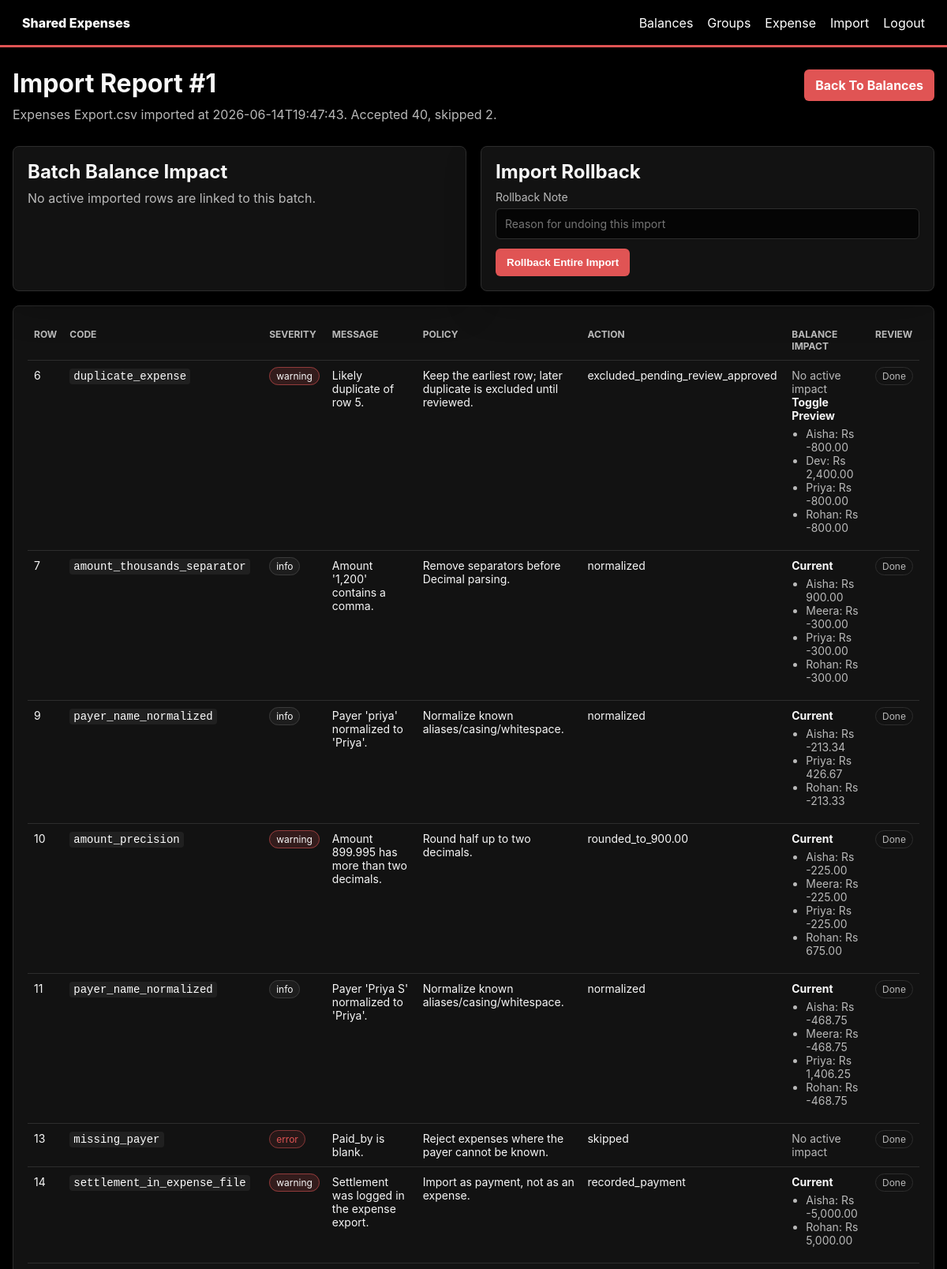
The app's page /import/1 (signed in, upper part) with its own data.
### tables this page shows
CREATE TABLE import_batches (
                id INTEGER PRIMARY KEY,
                filename TEXT NOT NULL,
                imported_at TEXT NOT NULL,
                accepted_rows INTEGER NOT NULL,
                skipped_rows INTEGER NOT NULL
            , group_id INTEGER, rolled_back_at TEXT, rolled_back_by TEXT, rollback_note TEXT);

CREATE TABLE import_anomalies (
                id INTEGER PRIMARY KEY,
                batch_id INTEGER NOT NULL REFERENCES import_batches(id),
                row_number INTEGER NOT NULL,
                code TEXT NOT NULL,
                severity TEXT NOT NULL,
                message TEXT NOT NULL,
                policy TEXT NOT NULL,
                action TEXT NOT NULL,
                review_required INTEGER NOT NULL DEFAULT 0
            , resolved_at TEXT, resolved_action TEXT, resolution_note TEXT);

CREATE TABLE expense_splits (
                id INTEGER PRIMARY KEY,
                expense_id INTEGER NOT NULL REFERENCES expenses(id) ON DELETE CASCADE,
                person_name TEXT NOT NULL,
                share_cents INTEGER NOT NULL,
                basis TEXT NOT NULL
            );

CREATE TABLE expenses (
                id INTEGER PRIMARY KEY,
                group_id INTEGER NOT NULL REFERENCES groups(id),
                source_row INTEGER,
                expense_date TEXT NOT NULL,
                description TEXT NOT NULL,
                paid_by TEXT NOT NULL,
                amount_original_cents INTEGER NOT NULL,
                currency TEXT NOT NULL,
                fx_rate TEXT NOT NULL,
                amount_inr_cents INTEGER NOT NULL,
                split_type TEXT NOT NULL,
                status TEXT NOT NULL DEFAULT 'accepted',
                notes TEXT
            , category TEXT NOT NULL DEFAULT 'Uncategorized', batch_id INTEGER);

CREATE TABLE payments (
                id INTEGER PRIMARY KEY,
                group_id INTEGER NOT NULL REFERENCES groups(id),
                source_row INTEGER,
                payment_date TEXT NOT NULL,
                paid_by TEXT NOT NULL,
                paid_to TEXT NOT NULL,
                amount_inr_cents INTEGER NOT NULL,
                notes TEXT
            , batch_id INTEGER);

### app.py (the view)
@app.route("/import/<int:batch_id>")
@login_required
def import_report(batch_id):
    with db() as conn:
        batch = conn.execute("SELECT * FROM import_batches WHERE id=?", (batch_id,)).fetchone()
        anomalies = conn.execute("SELECT * FROM import_anomalies WHERE batch_id=? ORDER BY row_number, id", (batch_id,)).fetchall()
    if not batch:
        flash("Import batch not found.", "error")
        return redirect(url_for("dashboard"))
    impacts = {a["id"]: row_impact(batch["group_id"] or 1, a["row_number"]) for a in anomalies}
    impact = batch_impact(batch_id)
    return render_template("import_report.html", batch=batch, anomalies=anomalies, impacts=impacts, impact=impact)

### app.py (called while the page is built)
def money(value: Decimal | str | int | float) -> Decimal:
    return Decimal(str(value)).quantize(MONEY, rounding=ROUND_HALF_UP)

def from_cents(value: int) -> Decimal:
    return money(Decimal(value) / 100)

@contextmanager
def db():
    conn = sqlite3.connect(DB_PATH)
    conn.row_factory = sqlite3.Row
    conn.execute("PRAGMA foreign_keys = ON")
    try:
        yield conn
        conn.commit()
    except Exception:
        conn.rollback()
        raise
    finally:
        conn.close()

def login_required(view):
    @wraps(view)
    def wrapped(*args, **kwargs):
        if "user_id" not in session:
            return redirect(url_for("login"))
        return view(*args, **kwargs)
    return wrapped

def balance_delta_for_expense(expense, splits) -> dict[str, int]:
    if not expense or expense["status"] != "accepted":
        return {}
    delta = defaultdict(int)
    delta[expense["paid_by"]] += expense["amount_inr_cents"]
    for split in splits:
        delta[split["person_name"]] -= split["share_cents"]
    return dict(delta)

def balance_delta_for_payment(payment) -> dict[str, int]:
    if not payment:
        return {}
    return {
        payment["paid_by"]: payment["amount_inr_cents"],
        payment["paid_to"]: -payment["amount_inr_cents"],
    }

def batch_impact(batch_id: int):
    delta = defaultdict(int)
    with db() as conn:
        expenses = conn.execute("SELECT * FROM expenses WHERE batch_id=? AND status='accepted'", (batch_id,)).fetchall()
        payments = conn.execute("SELECT * FROM payments WHERE batch_id=?", (batch_id,)).fetchall()
        for expense in expenses:
            splits = conn.execute("SELECT * FROM expense_splits WHERE expense_id=?", (expense["id"],)).fetchall()
            for person, amount in balance_delta_for_expense(expense, splits).items():
                delta[person] += amount
        for payment in payments:
            for person, amount in balance_delta_for_payment(payment).items():
                delta[person] += amount
    return {person: from_cents(amount) for person, amount in sorted(delta.items())}

@app.template_filter("rupees")
def rupees(value):
    return f"Rs {value:,.2f}"
    return f"₹{value:,.2f}"

### templates/import_report.html (shortened to what this page needs)
{% extends "base.html" %}
{% block content %}
<div class="heading">
  <div>
    <h1>Import Report #{{ batch.id }}</h1>
    <p>{{ batch.filename }} imported at {{ batch.imported_at }}. Accepted {{ batch.accepted_rows }}, skipped {{ batch.skipped_rows }}.</p>
  </div>
  <a class="button" href="{{ url_for('dashboard') }}">Back To Balances</a>
</div>
<section class="grid two">
  <div class="panel">
    <h2>Batch Balance Impact</h2>
    {% if impact %}
      <table>
        <tr><th>Person</th><th>Net Change</th></tr>
        {% for person, amount in impact.items() %}
          <tr><td>{{ person }}</td><td class="{{ 'positive' if amount > 0 else 'negative' if amount < 0 else '' }}">{{ amount|rupees }}</td></tr>
        {% endfor %}
      </table>
    {% else %}
      <p>No active imported rows are linked to this batch.</p>
    {% endif %}
  </div>
  <div class="panel">
    <h2>Import Rollback</h2>
    {% if batch.rolled_back_at %}
      <p>This import has already been rolled back.</p>
    {% else %}
      <form method="post" action="{{ url_for('rollback_import', batch_id=batch.id) }}">
        <label>Rollback Note
          <input name="rollback_note" placeholder="Reason for undoing this import">
        </label>
        <button type="submit">Rollback Entire Import</button>
      </form>
    {% endif %}
  </div>
</section>
<section class="panel">
  <table>
    <tr><th>Row</th><th>Code</th><th>Severity</th><th>Message</th><th>Policy</th><th>Action</th><th>Balance Impact</th><th>Review</th></tr>
    {% for a in anomalies %}
      {% set row_impact = impacts[a.id] %}
      <tr>
        <td>{{ a.row_number }}</td>
        <td><code>{{ a.code }}</code></td>
        <td><span class="pill {{ a.severity }}">{{ a.severity }}</span></td>
        <td>{{ a.message }}</td>
        <td>{{ a.policy }}</td>
        <td>{{ a.action }}</td>
        <td>
          {% if row_impact.current %}
            <strong>Current</strong>
            <ul class="compact-list">
              {% for person, amount in row_impact.current.items() %}
                <li>{{ person }}: {{ amount|rupees }}</li>
              {% endfor %}
            </ul>
          {% else %}
            <span class="muted">No active impact</span>
          {% endif %}
          {% if row_impact.preview %}
            <strong>Toggle Preview</strong>
            <ul class="compact-list">
              {% for person, amount in row_impact.preview.items() %}
                <li>{{ person }}: {{ amount|rupees }}</li>
              {% endfor %}
            </ul>
          {% endif %}
        </td>
        <td>
          {% if a.review_required %}
            <form method="post" action="{{ url_for('resolve_anomaly', anomaly_id=a.id) }}" class="resolve-form">
              <select name="resolution_action">
                <option value="approve">Approve cleanup</option>
                <option value="accept_row">Include row</option>
                <option value="exclude_row">Exclude row</option>
                <option value="correct_payer">Correct payer</option>
                <option value="change_currency">Change currency/amount</option>
                <option value="merge_duplicate">Merge duplicate</option>
              </select>
              <input name="new_payer" placeholder="New payer">
              <div class="mini-grid">
                <select name="currency">
                  <option value="INR">INR</option>
                  <option value="USD">USD</option>
                </select>
                <input name="amount" type="number" step="0.01" placeholder="Amount">
              </div>
              <div class="mini-grid">
                <input name="keep_expense_id" placeholder="Keep expense ID">
                <input name="drop_expense_id" placeholder="Drop expense ID">
              </div>
              <input name="resolution_note" placeholder="Resolution note">
              <button type="submit">Apply</button>
            </form>
          {% else %}
            <span class="pill">Done</span>
          {% endif %}
        </td>
      </tr>
    {% endfor %}
  </table>
</section>
{% endblock %}

### static/styles.css (style rules this page uses)
:root { --ink: #f7f7f7; --muted: #b9b9b9; --line: #2d2d2d; --panel: #121212; --panel-soft: #191919; --bg: #000000; --accent: #E05454; --accent-dark: #b93f3f; --danger: #E05454; --good: #f7f7f7; }
* { box-sizing: border-box; }
body { margin: 0; font-family: Inter, Segoe UI, Arial, sans-serif; color: var(--ink); background: var(--bg); }
a { color: var(--accent); text-decoration: none; }
.heading { display: flex; justify-content: space-between; align-items: start; gap: 20px; margin-bottom: 18px; }
h1, h2 { margin: 0 0 10px; line-height: 1.15; }
p { color: var(--muted); margin: 0 0 12px; }
.muted { color: var(--muted); }
.grid { display: grid; gap: 18px; margin-bottom: 18px; }
.two { grid-template-columns: repeat(2, minmax(0, 1fr)); }
.panel { background: var(--panel); border: 1px solid var(--line); box-shadow: 0 18px 45px rgba(0, 0, 0, 0.28); border-radius: 8px; padding: 18px; overflow-x: auto; }
label { display: grid; gap: 6px; color: var(--muted); font-size: 14px; margin-bottom: 12px; }
input, select { width: 100%; border: 1px solid var(--line); border-radius: 6px; padding: 10px 11px; font: inherit; color: var(--ink); background: #050505; }
button, .button { border: 0; border-radius: 6px; background: var(--accent); color: #fff; padding: 10px 14px; font-weight: 700; cursor: pointer; display: inline-block; }
table { width: 100%; border-collapse: collapse; font-size: 14px; }
th, td { text-align: left; border-bottom: 1px solid var(--line); padding: 10px 8px; vertical-align: top; }
th { color: var(--muted); font-size: 12px; text-transform: uppercase; }
.pill { border: 1px solid var(--line); border-radius: 999px; padding: 3px 8px; font-size: 12px; color: var(--muted); }
.pill.warning { color: #f7f7f7; border-color: rgba(224, 84, 84, 0.55); background: rgba(224, 84, 84, 0.16); }
.pill.error { color: var(--danger); border-color: rgba(224, 84, 84, 0.5); background: rgba(224, 84, 84, 0.1); }
.pill.info { color: #f7f7f7; border-color: #3a3a3a; background: #1d1d1d; }
.compact-list { margin: 6px 0 10px; padding-left: 18px; color: var(--muted); }
code { background: #202020; color: #fff; padding: 2px 5px; border-radius: 4px; }

### records on screen
import_batches: id "1", filename "Expenses Export.csv", imported_at "2026-06-14T19:47:43", accepted_rows "40", skipped_rows "2"
import_anomalies: row_number "6", code "duplicate_expense", severity "warning", message "Likely duplicate of row 5.", policy "Keep the earliest row; later duplicate is excluded until reviewed.", action "excluded_pending_review_approved", shows "No active impact", review_required "Done"
expense_splits: person_name "Aisha", amount "Rs -800.00"
expenses: paid_by "Dev", amount "Rs 2,400.00"
expense_splits: person_name "Priya", amount "Rs -800.00"
expense_splits: person_name "Rohan", amount "Rs -800.00"
import_anomalies: row_number "7", code "amount_thousands_separator", severity "info", message "Amount '1,200' contains a comma.", policy "Remove separators before Decimal parsing.", action "normalized", review_required "Done"
expenses: paid_by "Aisha", amount "Rs 900.00"
expense_splits: person_name "Meera", amount "Rs -300.00"
expense_splits: person_name "Priya", amount "Rs -300.00"
expense_splits: person_name "Rohan", amount "Rs -300.00"
import_anomalies: row_number "9", code "payer_name_normalized", severity "info", message "Payer 'priya' normalized to 'Priya'.", policy "Normalize known aliases/casing/whitespace.", action "normalized", review_required "Done"
expense_splits: person_name "Aisha", amount "Rs -213.34"
expenses: paid_by "Priya", amount "Rs 426.67"
expense_splits: person_name "Rohan", amount "Rs -213.33"
import_anomalies: row_number "10", code "amount_precision", severity "warning", message "Amount 899.995 has more than two decimals.", policy "Round half up to two decimals.", action "rounded_to_900.00", review_required "Done"
expense_splits: person_name "Aisha", amount "Rs -225.00"
expense_splits: person_name "Meera", amount "Rs -225.00"
expense_splits: person_name "Priya", amount "Rs -225.00"
expenses: paid_by "Rohan", amount "Rs 675.00"
import_anomalies: row_number "11", code "payer_name_normalized", severity "info", message "Payer 'Priya S' normalized to 'Priya'.", policy "Normalize known aliases/casing/whitespace.", action "normalized", review_required "Done"
expense_splits: person_name "Aisha", amount "Rs -468.75"
expense_splits: person_name "Meera", amount "Rs -468.75"
expenses: paid_by "Priya", amount "Rs 1,406.25"
expense_splits: person_name "Rohan", amount "Rs -468.75"
import_anomalies: row_number "13", code "missing_payer", severity "error", message "Paid_by is blank.", policy "Reject expenses where the payer cannot be known.", action "skipped", shows "No active impact", review_required "Done"
import_anomalies: row_number "14", code "settlement_in_expense_file", severity "warning", message "Settlement was logged in the expense export.", policy "Import as payment, not as an expense.", action "recorded_payment", review_required "Done"
payments: paid_to "Aisha", amount "Rs -5,000.00", paid_by "Rohan", amount "Rs 5,000.00"
